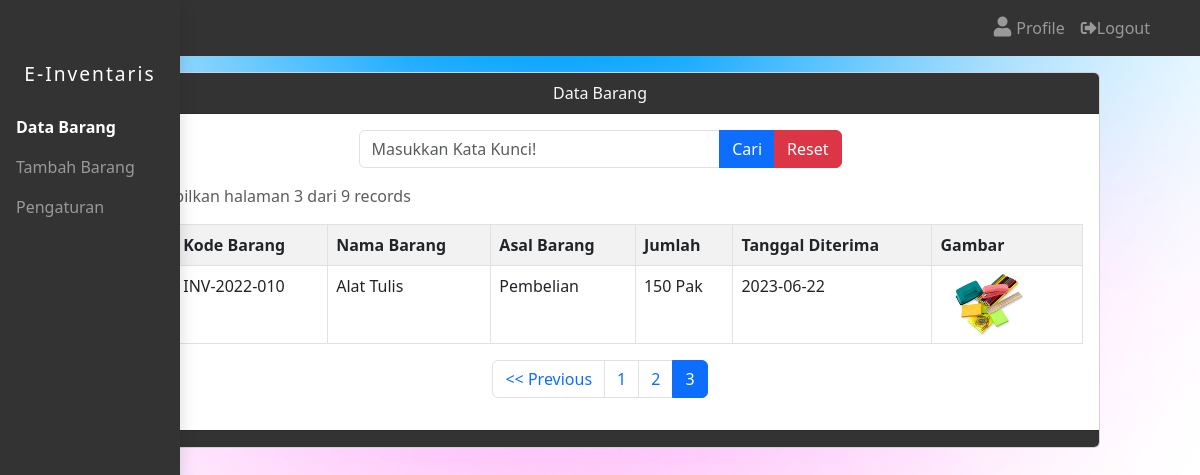
The page /dashboard.php?page=3 on the database its author committed.
### tables this page shows
CREATE TABLE `barang` (
  `id_barang` int(11) NOT NULL,
  `kode` varchar(15) NOT NULL,
  `nama` varchar(100) NOT NULL,
  `gambar` varchar(255) NOT NULL,
  `asal` varchar(25) NOT NULL,
  `jumlah` int(4) NOT NULL,
  `satuan` varchar(15) NOT NULL,
  `tanggal_diterima` date NOT NULL,
  `tanggal_simpan` timestamp NOT NULL DEFAULT current_timestamp() ON UPDATE current_timestamp()
);

### dashboard.php (the view, shortened to what this page needs)
<?php
include 'koneksi.php';
$limit = 4;
$page = isset($_GET['page']) ? $_GET['page'] : 1;
$start = ($page - 1) * $limit;
if (isset($_POST['bcari'])) {
    $keyword = $_POST['tcari'];
    $show = mysqli_query($koneksi, "SELECT * FROM barang WHERE kode LIKE '%$keyword%' OR nama LIKE '%$keyword%' OR asal LIKE '%$keyword%' ORDER BY id_barang ASC");
} else {
    $show = mysqli_query($koneksi, "SELECT * FROM barang ORDER BY id_barang ASC LIMIT $start, $limit");
}
$totalRecords = mysqli_num_rows(mysqli_query($koneksi, "SELECT * FROM barang"));
$totalPages = ceil($totalRecords / $limit);
?>
<!DOCTYPE html>
<html lang="en">
<head>
    <link href="https://cdn.jsdelivr.net/npm/bootstrap@5.3.0/dist/css/bootstrap.min.css" rel="stylesheet">
    <link rel="stylesheet" href="https://cdnjs.cloudflare.com/ajax/libs/font-awesome/5.15.4/css/all.min.css" />
</head>
<body>
    <nav class="navbar navbar-expand-lg" style="background-color: #333;">
        <div class="container">
        <a class="navbar-brand" href="#" id="navbarBrand" style="color: white;">&#9776;</a>
            <div class="collapse navbar-collapse" id="navbarNav">
                <ul class="navbar-nav ms-auto">
                    <li class="nav-item">
                        <a class="nav-link" href="user.php"><i class="fas fa-user user-icon"></i>Profile</a>
                    </li>
                    <li class="nav-item">
                        <a class="nav-link logout-btn" onclick="logout()"><i class="fas fa-sign-out-alt"></i>Logout</a>
                    </li>
                </ul>
            </div>
        </div>
    </nav>
    <div class="d-flex">
        <div class="sidebar" id="sidebar">
            <h4 class="sidebar-heading">E-Inventaris</h4>
            <ul class="nav flex-column">
                <li class="nav-item">
                    <a class="nav-link active-link" aria-current="page" href="dashboard.php">Data Barang</a>
                </li>
                <li class="nav-item">
                    <a class="nav-link" href="input.php">Tambah Barang</a>
                </li>
                <li class="nav-item">
                    <a class="nav-link" href="dashboard-edit.php">Pengaturan</a>
                </li>
            </ul>
        </div>
    <div class="container-fluid">
        <div class="card mt-3 mx-auto" style="max-width: 1000px;">
            <div class="card-header text-light text-center" style="background-color: #333;">
                Data Barang
            </div>
            <div class="card-body">
                <div class="col-md-6 mx-auto">
                    <form method="POST">
                        <div class="input-group mb-3">
                            <input type="text" name="tcari" class="form-control" placeholder="Masukkan Kata Kunci!">
                            <button class="btn btn-primary" name="bcari" type="submit">Cari</button>
                            <button class="btn btn-danger" name="breset" type="submit">Reset</button>
                        </div>
                    </form>
                </div>
                <p class="text-muted">Menampilkan halaman <?= $page ?> dari <?= $totalRecords ?> records</p>
                <table class="table table-striped table-hover table-bordered">
                    <tr>
                        <th>No.</th>
                        <th>Kode Barang</th>
                        <th>Nama Barang</th>
                        <th>Asal Barang</th>
                        <th>Jumlah</th>
                        <th>Tanggal Diterima</th>
                        <th>Gambar</th>
                    </tr>
                    <?php
                    $no = $start + 1;
                    while ($data = mysqli_fetch_array($show)) {
                        ?>
                        <tr>
                            <td><?= $no++ ?></td>
                            <td><?= $data['kode'] ?></td>
                            <td><?= $data['nama'] ?></td>
                            <td><?= $data['asal'] ?></td>
                            <td><?= $data['jumlah'] ?> <?= $data['satuan'] ?></td>
                            <td><?= $data['tanggal_diterima'] ?></td>
                            <td>
                                <?php if (!empty($data['gambar'])) : ?>
                                    <img src="img/<?= $data['gambar'] ?>" alt="Gambar Barang" width="100">
                                <?php else : ?>
                                    <p>No Image</p>
                                <?php endif; ?>
                            </td>
                        </tr>
                    <?php
                    }
                    ?>
                </table>
                <?php if ($totalPages > 1) : ?>
                    <div class="text-center">
                        <nav aria-label="Page navigation">
                            <ul class="pagination justify-content-center">
                                <?php if ($page > 1) : ?>
                                    <li class="page-item">
                                        <a class="page-link" href="dashboard.php?page=<?= $page - 1 ?>"> << Previous</a>
                                    </li>
                                <?php endif; ?>
                                <?php for ($i = 1; $i <= $totalPages; $i++) : ?>
                                    <li class="page-item <?= $i == $page ? 'active' : '' ?>">
                                        <a class="page-link" href="dashboard.php?page=<?= $i ?>"><?= $i ?></a>
                                    </li>
                                <?php endfor; ?>
                            </ul>
                        </nav>
                    </div>
                <?php endif; ?>
            </div>
            <div class="card-footer" style="background-color: #333;">
            </div>
        </div>
    </div>
</div>
</body>
</html>

### dashboard.php (style rules this page uses)
body { background-image: url('img/inv8.jpg'); background-size: cover; background-repeat: no-repeat; }
.sidebar { position: fixed; top: 0; bottom: 0; left: 0; z-index: 100; padding: 48px 0; box-shadow: 0 0.5rem 1rem rgba(0, 0, 0, 0.15); background-color: #333; color: #fff; overflow-y: auto; width: 180px; transition: left 0.3s ease-out; }
.sidebar-heading { text-align: center; padding: 0.875rem 0; font-size: 1.2rem; letter-spacing: 2px; }
.nav-link { color: rgba(255, 255, 255, 0.5); }
.navbar-nav { align-items: center; }
.active-link { color: #fff !important; font-weight: bold; }
.navbar .nav-item:last-child .nav-link { margin-right: 0; }
.user-icon { font-size: 20px; margin-right: 5px; }
.logout-btn { color: rgba(255, 255, 255, 0.5); cursor: pointer; }

### rows shown on the page
barang: kode "INV-2022-010", nama "Alat Tulis", asal "Pembelian", jumlah "150", satuan "Pak", tanggal_diterima "2023-06-22", gambar (picture)

### other values the page prints
$page "3"
$totalRecords "9"
